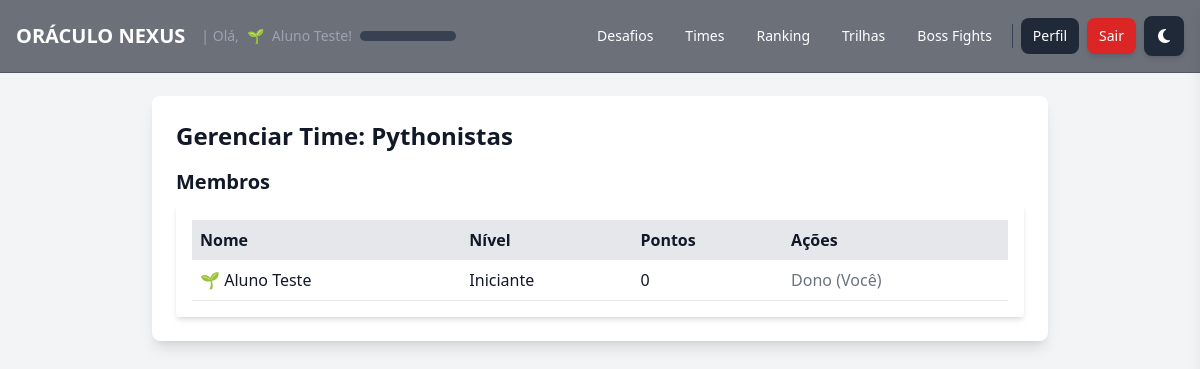
The app's page /teams/manage (signed in) with its own data.
### app.py (models this page shows, shortened)
class Level(db.Model):
    id = db.Column(db.Integer, primary_key=True)
    name = db.Column(db.String(50), unique=True, nullable=False)
    min_points = db.Column(db.Integer, unique=True, nullable=False, index=True)
    insignia = db.Column(db.String(255), nullable=True)  # URL ou emoji

class User(UserMixin, db.Model):
    id = db.Column(db.Integer, primary_key=True)
    name = db.Column(db.String(100), nullable=False)
    email = db.Column(db.String(100), unique=True, nullable=False)
    password = db.Column(db.String(200), nullable=False)
    is_admin = db.Column(db.Boolean, default=False)
    phone = db.Column(db.String(20))
    registered_at = db.Column(db.DateTime, default=datetime.utcnow)
    last_login = db.Column(db.DateTime)
    points = db.Column(db.Integer, default=0)
    level_id = db.Column(db.Integer, db.ForeignKey('level.id'), nullable=True)
    level = db.relationship('Level', backref='users')
    team_id = db.Column(db.Integer, db.ForeignKey('team.id'), nullable=True)
    avatar_url = db.Column(db.String(255), nullable=True)

class Team(db.Model):
    id = db.Column(db.Integer, primary_key=True)
    name = db.Column(db.String(100), unique=True, nullable=False)
    owner_id = db.Column(db.Integer, db.ForeignKey('user.id'), nullable=False)
    created_at = db.Column(db.DateTime, default=datetime.utcnow)
    owner = db.relationship('User', foreign_keys=[owner_id])
    members = db.relationship('User', foreign_keys='User.team_id', backref='team', lazy='dynamic')

### app.py (the view)
@app.route('/teams/manage')
@login_required
def manage_team():
    if not current_user.team or current_user.id != current_user.team.owner_id:
        flash('Você não é o dono de uma equipe para gerenciá-la.', 'error')
        return redirect(url_for('teams_list'))
    team = current_user.team
    return render_template('manage_team.html', team=team)

### app.py (called while the page is built)
@login_manager.user_loader
def load_user(user_id):
    return User.query.get(int(user_id))

@app.context_processor
def inject_user_gamification_data():
    if current_user.is_authenticated and current_user.level:
        return dict(user_level_insignia=current_user.level.insignia)
    return dict(user_level_insignia='')

@app.context_processor
def inject_gamification_progress():
    if not current_user.is_authenticated:
        return {}
    progress_data = {'percentage': 0, 'next_level_points': None}
    if current_user.level:
        current_level = current_user.level
        next_level = Level.query.filter(Level.min_points > current_level.min_points).order_by(Level.min_points.asc()).first()
        if next_level:
            points_for_level = next_level.min_points - current_level.min_points
            points_achieved = current_user.points - current_level.min_points
            progress_data['percentage'] = max(0, min(100, (points_achieved / points_for_level) * 100 if points_for_level > 0 else 100))
            progress_data['next_level_points'] = next_level.min_points
        else:
            progress_data['percentage'] = 100
    return dict(progress=progress_data)

### templates/manage_team.html (shortened to what this page needs)
{% extends "base_user.html" %}
{% block content %}
<div class="w-full max-w-4xl p-6 bg-white dark:bg-gray-800 rounded-lg shadow-lg">
    <h1 class="text-2xl font-bold mb-4">Gerenciar Time: {{ team.name }}</h1>
    <h2 class="text-xl font-semibold mb-2">Membros</h2>
    <div class="bg-white dark:bg-gray-800 p-4 rounded shadow-md">
        <table class="w-full">
            <thead>
                <tr class="bg-gray-200 dark:bg-gray-700">
                    <th class="p-2 text-left">Nome</th>
                    <th class="p-2 text-left">Nível</th>
                    <th class="p-2 text-left">Pontos</th>
                    <th class="p-2 text-left">Ações</th>
                </tr>
            </thead>
            <tbody>
                {% for member in team.members %}
                    <tr class="border-b dark:border-gray-700">
                        <td class="p-2">{{ member.level.insignia if member.level else '' }} {{ member.name }}</td>
                        <td class="p-2">{{ member.level.name if member.level else 'N/A' }}</td>
                        <td class="p-2">{{ member.points }}</td>
                        <td class="p-2">
                            {% if member.id != current_user.id %}
                                <form method="POST" action="{{ url_for('kick_from_team', user_id=member.id) }}" onsubmit="return confirm('Tem certeza que deseja expulsar este membro?');">
                                    <button type="submit" class="text-red-600 hover:underline">Expulsar</button>
                                </form>
                            {% else %}
                                <span class="text-gray-500">Dono (Você)</span>
                            {% endif %}
                        </td>
                    </tr>
                {% endfor %}
            </tbody>
        </table>
    </div>
</div>
{% endblock %}

### templates/base_user.html (shortened to what this page needs)
<!DOCTYPE html>
<html lang="pt-BR" class="">
<head>
    <script src="https://cdn.tailwindcss.com"></script>
    <link href="{{ url_for('static', filename='styles.css') }}" rel="stylesheet">
    <link rel="stylesheet" href="https://cdnjs.cloudflare.com/ajax/libs/font-awesome/6.4.2/css/all.min.css">
</head>
<body class="bg-gray-100 dark:bg-gray-900 text-gray-900 dark:text-gray-100 flex flex-col min-h-screen font-sans">
    <header class="fixed top-0 left-0 right-0 z-20 bg-gray-900/60 backdrop-blur-lg border-b border-gray-700/50 p-4 flex justify-between items-center text-white">
        <div class="flex items-center space-x-4">
            <a href="{{ url_for('index') }}" class="text-xl font-bold hover:text-gray-300 transition">ORÁCULO NEXUS</a>
            <div class="text-sm text-gray-400 hidden lg:flex items-center space-x-2">
                <span>| Olá,</span>
                {% if current_user.level and current_user.level.insignia %}
                    {% if 'cloudinary' in current_user.level.insignia %}
                        <img src="{{ current_user.level.insignia }}" alt="{{ current_user.level.name }}" class="w-5 h-5 rounded-full inline-block">
                    {% else %}
                        <span>{{ current_user.level.insignia }}</span>
                    {% endif %}
                {% endif %}
                <span>{{ current_user.name }}!</span>
                <div class="w-24 bg-gray-700 rounded-full h-2.5 ml-2" title="{{ progress.percentage|round(1) }}%">
                </div>
            </div>
        </div>
        <nav class="hidden md:flex items-center space-x-2">
            <a href="{{ url_for('list_challenges') }}" class="text-sm px-3 py-2 rounded-lg hover:bg-gray-700 transition">Desafios</a>
            <a href="{{ url_for('teams_list') }}" class="text-sm px-3 py-2 rounded-lg hover:bg-gray-700 transition">Times</a>
            <a href="{{ url_for('ranking') }}" class="text-sm px-3 py-2 rounded-lg hover:bg-gray-700 transition">Ranking</a>
            <a href="{{ url_for('list_paths') }}" class="text-sm px-3 py-2 rounded-lg hover:bg-gray-700 transition">Trilhas</a>
            <a href="{{ url_for('list_boss_fights') }}" class="text-sm px-3 py-2 rounded-lg hover:bg-gray-700 transition">Boss Fights</a>
            <a href="{{ url_for('profile') }}" class="text-sm px-3 py-2 bg-gray-800 text-white rounded-lg hover:bg-gray-700 transition">Perfil</a>
            <a href="{{ url_for('logout') }}" class="text-sm px-3 py-2 bg-red-600 text-white rounded-lg hover:bg-red-500 transition shadow-md">Sair</a>
            <button id="theme-toggle" title="Alternar tema" class="w-10 h-10 flex items-center justify-center bg-gray-800 rounded-lg hover:bg-gray-700 transition shadow-md">
                <i class="fas fa-moon"></i>
            </button>
        </nav>
    </header>
    <main class="flex-1 flex flex-col items-center pt-24 pb-4 px-4 w-full">
        {% block content %}{% endblock %}
    </main>
</body>
</html>

### static/styles.css (style rules this page uses)
:root { --primary-500: #3b82f6; --primary-600: #2563eb; --success-500: #10b981; --error-500: #ef4444; --bg-light-primary: #f3f4f6; --bg-light-secondary: #ffffff; --bg-light-tertiary: #f9fafb; --text-light-primary: #111827; --text-light-secondary: #6b7280; --border-light: #e5e7eb; --chat-user-bubble-bg: linear-gradient(135deg, #3b82f6, #60a5fa); --chat-bot-bubble-bg: #f3f4f6; --chat-welcome-bubble-bg: #eef2ff; --font-family-base: 'Inter', -apple-system, BlinkMacSystemFont, 'Segoe UI', Roboto, sans-serif; }
*, *::before, *::after { box-sizing: border-box; margin: 0; padding: 0; }
html { scroll-behavior: smooth; }
body { font-family: var(--font-family-base); line-height: 1.6; background-color: var(--bg-light-primary); color: var(--text-light-primary); transition: background-color 0.3s, color 0.3s; }

### records on screen
Level: level.insignia "🌱"
User: name "Aluno Teste", level "🌱", level "Iniciante", points "0", shows "Dono (Você)"
Team: name "Pythonistas"
